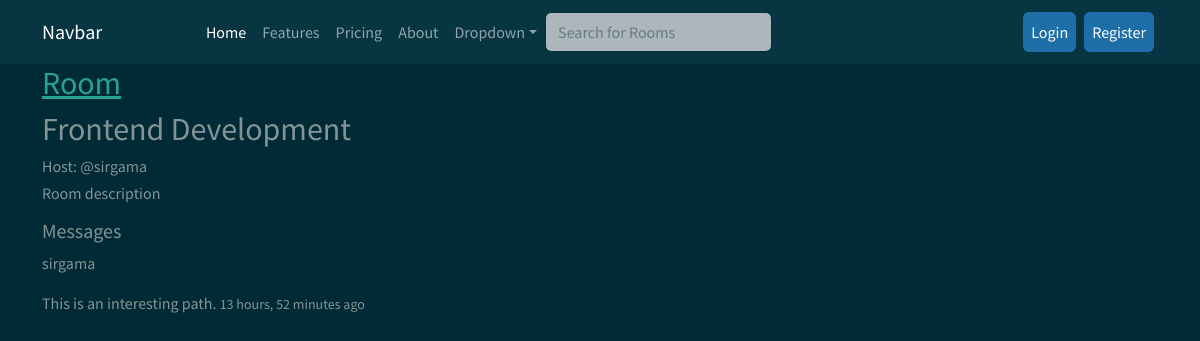
Page /room/2/ on the committed database.
### mainapp/models.py (models this page shows, shortened)
class Room(models.Model):
    host = models.ForeignKey(User,on_delete=models.SET_NULL, null=True)
    topic = models.ForeignKey(Topic, on_delete=models.SET_NULL, null=True)
    name = models.CharField(max_length=100)
    description = models.TextField(null=True, blank=True)
    members = models.ManyToManyField(User, related_name='members', blank=True)
    updated = models.DateTimeField(auto_now=True)
    created = models.DateTimeField(auto_now_add=True)
    class Meta:
        ordering = ['-updated', '-created']

class Message(models.Model):
    user = models.ForeignKey(User, on_delete=models.CASCADE)
    room = models.ForeignKey(Room, on_delete=models.CASCADE)
    body = models.TextField()
    updated = models.DateTimeField(auto_now=True)
    created = models.DateTimeField(auto_now_add=True)

### mainapp/views.py (the view, shortened to what this page needs)
# urls.py: path('room/<str:pk>/', views.room, name='room'),
def room(request, pk):
    room = Room.objects.get(id=pk)
    roomchats = room.message_set.all().order_by('-created')
    context = {
        "room" : room,
        "roomchats":roomchats
    }
    return render(request, 'mainapp/room.html', context)

### mainapp/templates/mainapp/room.html (shortened to what this page needs)
{% extends 'mainapp/base.html' %}
{% load static %}
{% block content %}
{% include 'mainapp/navbar.html' %}
<div class="container">
    <div class="row">
        <div class="col-md-7">
            <a href="{% url 'home' %}"><h2>Room</h2></a>
                <h2>{{room.name}}</h2>
                <h6>Host: @{{room.host.username}}</h6>
                <h6>Room description</h6>
                <h5>Messages</h5>
                    {% for mess in roomchats %}
                        <p>{{mess.user}}    </p>
                        <p>{{mess.body}}  <small>{{mess.created | timesince}} ago</small></p>
                    {% endfor %}
{% endblock %}

### rows in the picture
Room: name "Frontend Development", host.username "sirgama"
Message: user "sirgama", body "This is an interesting path.", created "13 hours, 52 minutes"
